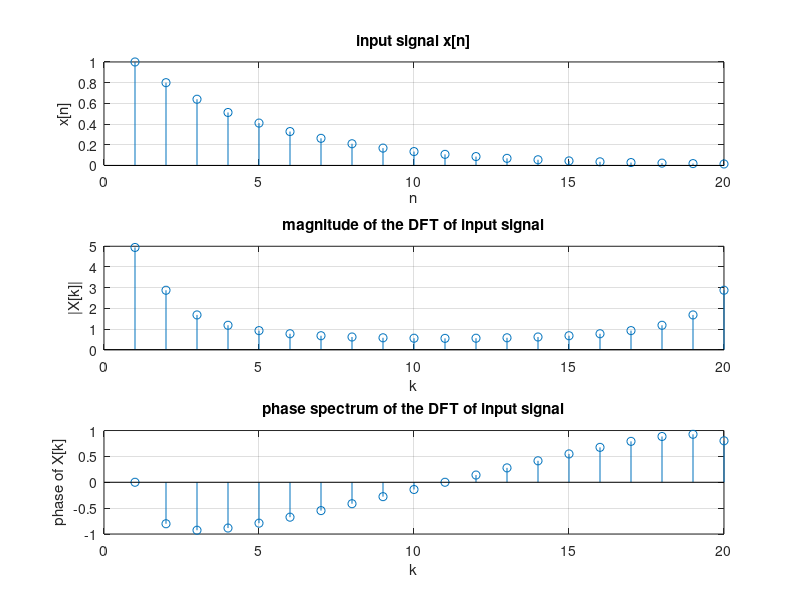

The MATLAB script that drew this image:
N = 20;

n = 0:N-1;

x = (0.8).^n;

X = fft(x,N);

    figure;
    subplot(3,1,1);
    stem(x);
    title('input signal x[n]');
    xlabel('n');
    ylabel('x[n]');
    grid on;

    subplot(3,1,2);
    stem(abs(X));
    title('magnitude of the DFT of input signal');
    xlabel('k');
    ylabel('|X[k]|');
    grid on;

    subplot(3,1,3);
    stem(angle(X));
    title('phase spectrum of the DFT of input signal');
    xlabel('k');
    ylabel('phase of X[k]');
    grid on;
